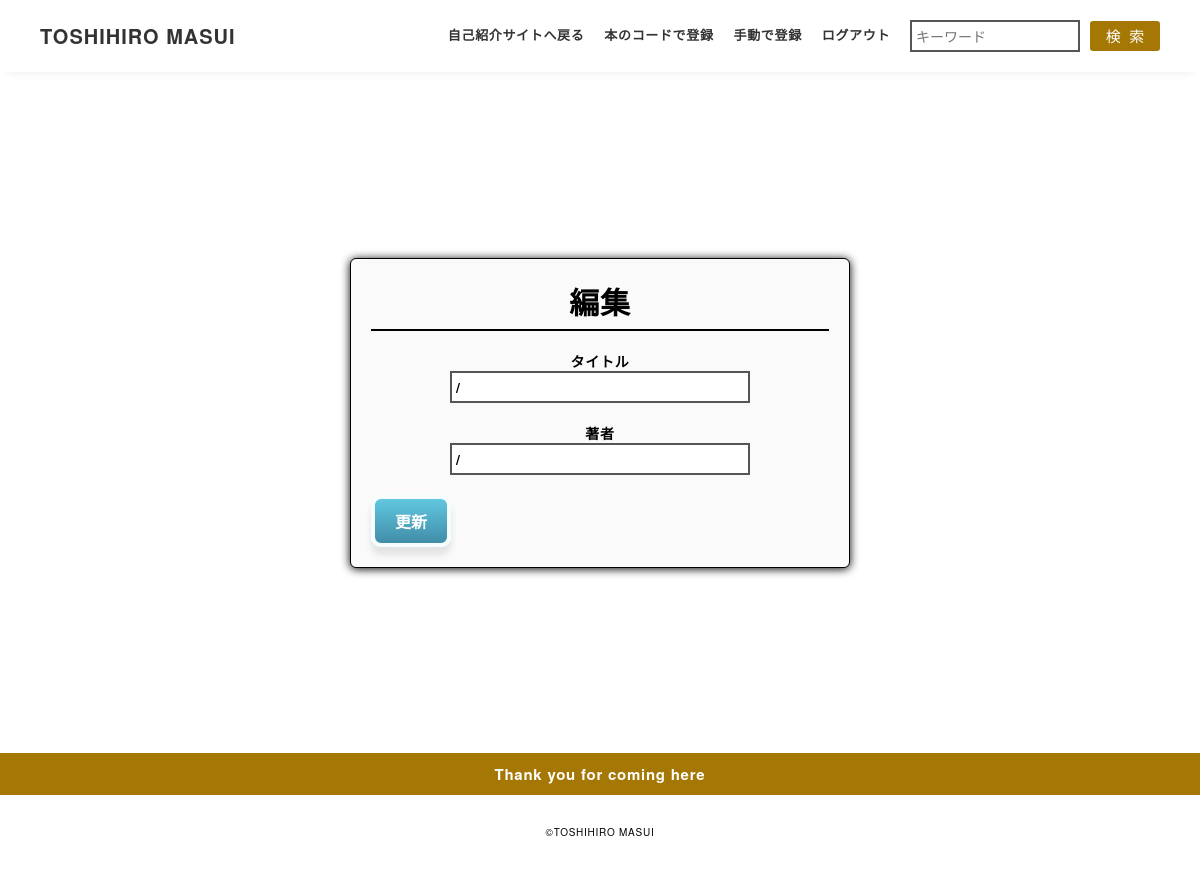
/1/update, run on an earlier commit of the app's database.
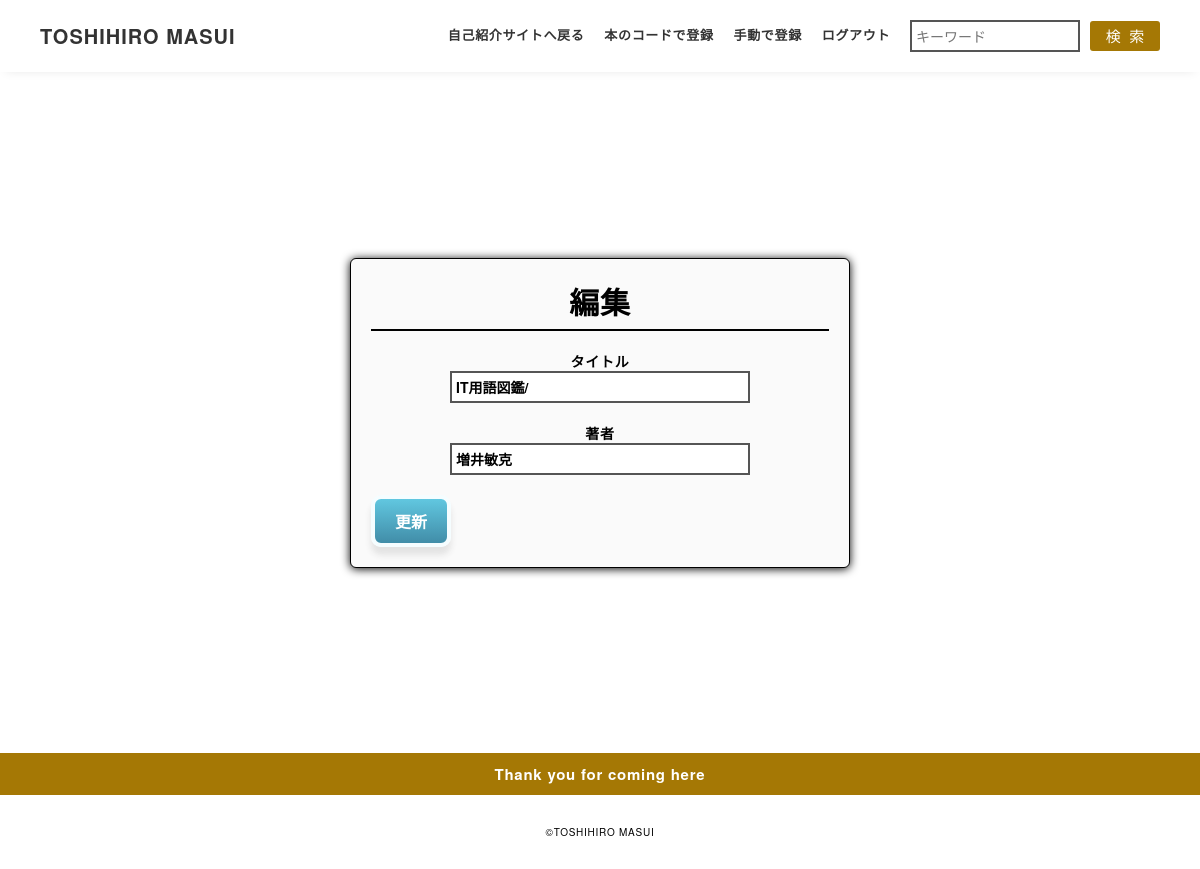
And on a later commit of the database.
### app.py (models this page shows)
class Book(db.Model): #Bookテーブル作成
    id = db.Column(db.Integer, primary_key=True)
    isbn = db.Column(db.BIGINT, )
    asin = db.Column(db.BIGINT, )
    title = db.Column(db.String(50), )
    creator = db.Column(db.String(15))

### app.py (the view)
@app.route("/<int:id>/update",methods=['GET','POST'])
def update(id):
    book = Book.query.get(id)
    if request.method == "GET":
        return render_template('update.html',book=book)
    else:
        book.title = request.form.get('title')
        book.creator = request.form.get('creator')
        db.session.commit()
        return redirect('/index')

### templates/update.html
{% extends "base.html" %}
{% block content%}
<main class="content">
    <div class="mv">
        <div id="form">
            <p class="form-title">編集</p>
            <form method="POST">
				<p>タイトル</p>
				<p class="username">
					<input type="text" name="title" required="" autofocus="" value={{book.title}}/>
				</p>
				<p>著者</p>
				<p class="pass">
					<input type="text" name="creator" required="" value={{book.creator}}/>
				</p>
				<p class="submit">
					<input type="submit" value="更新" />
				</p>
			</form>
        </div>
    </div>
</main>
{% endblock %}

### templates/base.html (shortened to what this page needs)
<!DOCTYPE html>
<html lang="ja">
    <head>
        <link rel="stylesheet" href="{{ url_for('static', filename='css/ress.css') }}">
        <link rel="stylesheet" href="{{ url_for('static', filename='css/style.css') }}">
        <link rel="stylesheet" href="{{ url_for('static', filename='css/login.css') }}">
    </head>
    <body>
        <div class="wrapper">
            <header class="header ">
              <div class="container">
                  <h1 class="header-logo">
                      <a href="/index">TOSHIHIRO MASUI</a>
                  </h1>
                  <nav class="gnav">
                    <ul class="gnav-list">
                      <li class="gnav-item"><a href="https://toshihiromasui.github.io/portfolio_site/" role="button">自己紹介サイトへ戻る</a></li>
                      <li class="gnav-item"><a href="/isbn" role="button">本のコードで登録</a></li>
                      <li class="gnav-item"><a href="/create" role="button">手動で登録</a></li>
                      <li class="gnav-item"><a href="/logout" role="button">ログアウト</a></li>
                      <form action="/index" method="post">
                        <input id="search" type="text" placeholder="キーワード" name="search_title">
                        <input class="btn" type="submit" value="検  索">
                      </form>
                    </ul>
                  </nav>
              </div>
            </header>
            {% block content%}{% endblock %}
            <div class="page-top" id="js-page-top">
                <span class="material-icons-outlined">Thank you for coming here</span>
            </div>
            <footer class="footer">
            <div class="copyright">&copy;TOSHIHIRO MASUI</div>
            </footer>
        </div>
    </body>
</html>

### static/css/ress.css (style rules this page uses)
html { box-sizing: border-box; word-break: normal; -moz-tab-size: 4; tab-size: 4; -webkit-text-size-adjust: 100%; }
* { margin: 0; padding: 0; }
details, main { display: block; }
a { background-color: transparent; }
input { border-radius: 0; }
button, input, optgroup, select, textarea { font: inherit; }
button, [type="button"], [type="reset"], [type="submit"], [role="button"] { cursor: pointer; color: inherit; }
button, html [type="button"], [type="reset"], [type="submit"] { -webkit-appearance: button; }
button, input, select, textarea { border-style: none; }

### static/css/style.css (style rules this page uses)
body { font-family: "Montserrat","Helvetica Neue",Arial,"Hiragino Kaku Gothic ProN","Hiragino Sans",Meiryo,sans-serif; font-size: 15px; letter-spacing: .05em; color: #333; }
a { transition: opacity .3s; text-decoration: none; color: #a57805; }
.wrapper { padding-top: 73px; }
.header { position: fixed; top: 0; z-index: 1; width: 100%; background-color: #fff; box-shadow: 0 5px 10px -6px rgba(0,0,0,.1); }
.header .container { display: flex; align-items: center; justify-content: space-between; padding: 20px 40px; }
.header-logo { font-size: 20px; font-weight: bold; line-height: 1.2; margin-right: 20px; letter-spacing: .05em; }
.header-logo a { color: #333; }
.gnav-list { display: flex; justify-content: space-between; list-style: none; }
.gnav-item:not(:last-child) { margin-right: 20px; }
.gnav-item a { position: relative; font-size: 13px; font-weight: bold; display: inline-block; padding: 5px 0; transition: .3s; letter-spacing: .05em; color: #333; }
.gnav-item a:after { position: absolute; bottom: 0; left: 50%; width: 0; height: 3px; content: ""; transition: .3s; -webkit-transform: translateX(-50%); transform: translateX(-50%); background-color: #333; }
.mv { display: flex; align-items: center; justify-content: center; height: 85vh; text-align: center; }
.page-top { font-weight: bold; padding: 10px; cursor: pointer; text-align: center; background-color: #a57805; }
.page-top .material-icons-outlined { vertical-align: bottom; color: #fff; }
.footer { padding: 30px; background-color: #fff; }
.copyright { font-size: 10px; text-align: center; color: #000; }

### static/css/login.css (style rules this page uses)
#form { width: 500px; margin: 30px auto; padding: 20px; border: 1px solid #555; }
form p { font-size: 14px; }
.form-title { text-align: center; }
.username, .pass { margin-bottom: 20px; }
input[type="number"], input[type="text"], input[type="password"] { width: 300px; padding: 4px; font-size: 14px; border: solid #555 2px; }
#search { width: 170px; padding: 4px; font-size: 14px; border: solid #555 2px; }
.btn { padding: 4px; color: #fff; background-color: #a57805; border-radius:3px; margin-left: 5px; width: 70px; height: 30px; }
.submit { display: flex; justify-content: space-between; }
#form p { color: black; font-weight: bold; }
#form .form-title { font-family: Arial; font-size: 30px; color: black; }
#form { -webkit-border-radius: 6px; -moz-border-radius: 6px; border-radius: 6px; -webkit-box-shadow: 0px 1px 10px black; -moz-box-shadow: 0px 1px 10px black; box-shadow: 0px 1px 10px black; border: solid black 1px; background: #fafafa; }
#form .form-title { padding-bottom: 6px; border-bottom: 2px solid black; margin-bottom: 20px; }
.submit input { font-family: Arial; color: #ffffff; font-size: 16px; padding-top: 10px; padding-right: 20px; padding-bottom: 10px; padding-left: 20px; text-decoration: none; -webkit-border-radius: 10px; -moz-border-radius: 10px; border-radius: 10px; -webkit-box-shadow: 0px 8px 6px #e3e3e3; -moz-box-shadow: 0px 8px 6px #e3e3e3; box-shadow: 0px 8px 6px #e3e3e3; border: solid #f5fdff 4px; background: -webkit-gradient(linear, 0 0, 0 100%, from(#61c7e0), to(#418da8)); background: -moz-linear-gradient(top, #61c7e0, #418da8); }

What changed in the data, as far as the page shows it:
added Book: title "IT用語図鑑/", creator "増井敏克"
Also different on the page:
form field title: "/" → (not shown)
form field creator: "/" → (not shown)
